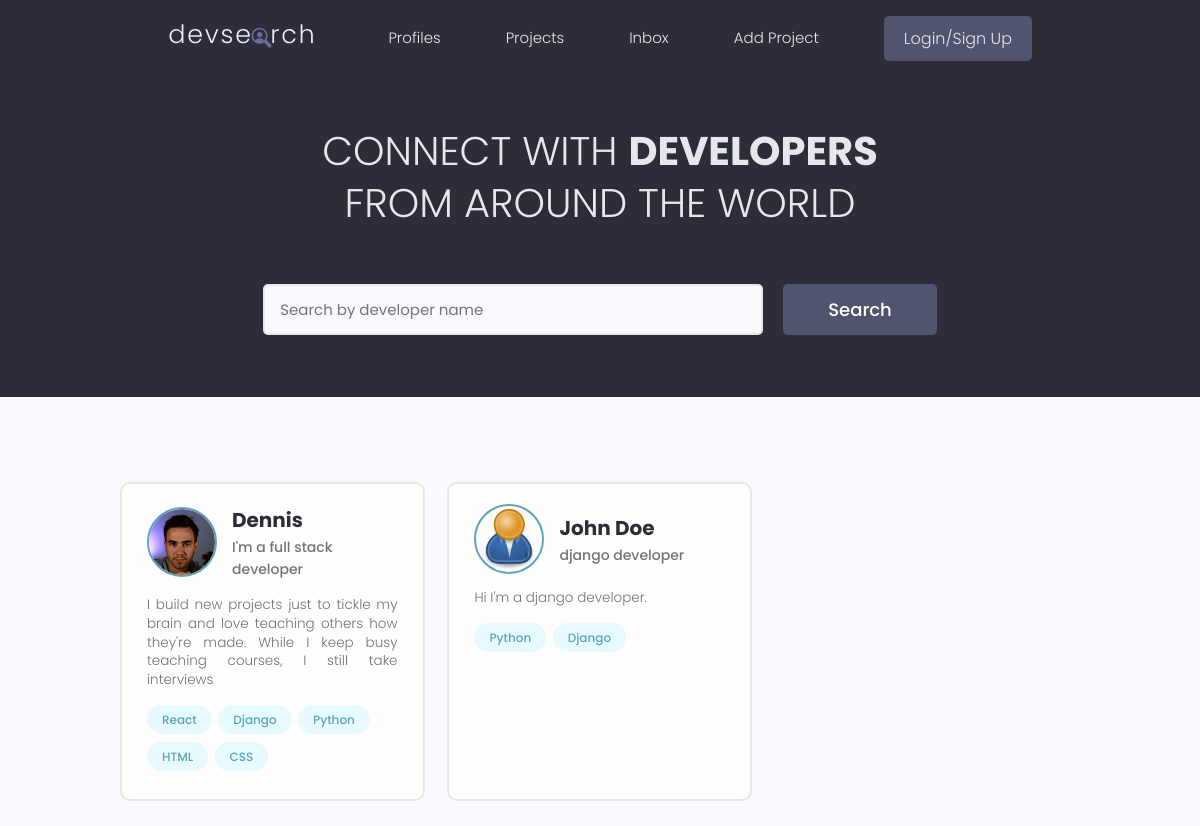
The page / on the database its author committed.
### users/models.py (models this page shows, shortened)
class Profile(models.Model):
    user = models.OneToOneField(User, on_delete=models.CASCADE, null=True, blank=True)
    name = models.CharField(max_length=200, blank=True, null=True)
    email = models.EmailField(max_length=500, blank=True, null=True)
    username = models.CharField(max_length=200, blank=True, null=True)
    location = models.CharField(max_length=200, blank=True, null=True)
    short_intro = models.CharField(max_length=200, blank=True, null=True)
    bio = models.TextField(blank=True, null=True)
    profile_image = models.ImageField(null=True, blank=True, upload_to='profiles/', default="profiles/user-default.png")
    social_github = models.CharField(max_length=200, blank=True, null=True)
    social_twitter = models.CharField(max_length=200, blank=True, null=True)
    social_linkedin = models.CharField(max_length=200, blank=True, null=True)
    social_youtube = models.CharField(max_length=200, blank=True, null=True)
    social_website = models.CharField(max_length=200, blank=True, null=True)
    created = models.DateTimeField(auto_now_add=True)
    id = models.UUIDField(default=uuid.uuid4, unique=True, primary_key=True, editable=False)

class Skill(models.Model):
    owner = models.ForeignKey(Profile, on_delete=models.CASCADE, null=True, blank=True)
    name = models.CharField(max_length=200, blank=True, null=True)
    description = models.TextField(null=True, blank=True)
    created = models.DateTimeField(auto_now_add=True)
    id = models.UUIDField(default=uuid.uuid4, unique=True, primary_key=True, editable=False)
    def __str__(self):
        return str(self.name)

### users/views.py (the view)
# urls.py: path('', views.profiles, name="profiles"),
def profiles(request):
    profiles = Profile.objects.all()
    context = {'profiles':profiles}
    return render(request, 'users/profiles.html', context)

### users/templates/users/profiles.html (shortened to what this page needs)
{% extends 'main.html' %}
{% block content %}
<main class="home">
    <section class="hero-section text-center">
      <div class="container container--narrow">
        <div class="hero-section__box">
          <h2>CONNECT WITH <span>DEVELOPERS</span></h2>
          <h2>FROM AROUND THE WORLD</h2>
        </div>
        <div class="hero-section__search">
          <form class="form" action="#" method="get">
            <div class="form__field">
              <input class="input input--text" id="formInput#search" type="text" name="text"
                placeholder="Search by developer name" />
            </div>
            <input class="btn btn--sub btn--lg" type="submit" value="Search" />
          </form>
        </div>
      </div>
    </section>
    <section class="devlist">
      <div class="container">
        <div class="grid grid--three">
            {% for profile in profiles %}
            <div class="column card">
            <div class="dev">
              <a href="{% url 'user-profile' profile.id %}" class="card__body">
                <div class="dev__profile">
                  <img class="avatar avatar--md" src="{{ profile.profile_image.url }}" alt="image" />
                  <div class="dev__meta">
                    <h3>{{profile.name}}</h3>
                    <h5>{{profile.short_intro|slice:"60"}}</h5>
                  </div>
                </div>
                <p class="dev__info">
                 {{profile.bio|slice:"150"}}
                </p>
                <div class="dev__skills">
                {% for skill in profile.skill_set.all %}
                  <span class="tag tag--pill tag--main">
                    <small>{{skill}}</small>
                  </span>
                {% endfor %}
                </div>
              </a>
            </div>
          </div>
          {% endfor %}
        </div>
      </div>
    </section>
  </main>
{% endblock content %}

### static/styles/app.css (style rules this page uses)
:root { --color-sub: #2d2d39; }
.btn--sub { background-color: var(--color-sub-light); }
.card { border: 2px solid var(--color-light); }
img { width: 100%; }
.hero-section { height: 40vh; display: flex; align-items: center; background-color: var(--color-sub); }
.hero-section__box { margin-bottom: 4rem; }
.hero-section__box > h2, .hero-section__box > h2 > span { font-size: 4rem; color: var(--color-light); line-height: 1.3; text-transform: uppercase; }
.hero-section__box > h2 { font-weight: 300; }
.hero-section__box > h2 > span { font-weight: 700; }
.hero-section__search > .form { display: flex; align-items: center; justify-content: center; gap: 2rem; }
.hero-section__search > .form input.input--text { width: 50rem; }
.devlist { margin-top: 8rem; }
.devlist .grid { align-items: stretch; }
.devlist .dev .dev__profile { display: flex; align-items: center; gap: 1.5rem; }
.devlist .dev .dev__meta h3 { color: var(--color-sub); font-size: 2rem; font-weight: 700; }
.devlist .dev .dev__meta h5 { color: var(--color-text); font-size: 1.4rem; font-weight: 500; }
.devlist .dev .dev__info { margin: 1.5rem 0; font-size: 1.35rem; line-height: 1.4; text-align: justify; }

### static/uikit/styles/modules/_variables.css (style rules this page uses)
:root { --color-main: #5aa5b9; --color-main-light: #e6faff; --color-sub: #3f4156; --color-sub-light: #51546e; --color-sub-lighter: #ededfd; --color-text: #737373; --color-gray: #8b8b8b; --color-light: #e5e7eb; --color-light-gray: #767676; --color-bg: #f8fafd; --color-white: #fffefd; --color-white-light: #f3f3f3; --color-success: #359e64; --color-success-bg: #def8e8; --color-error: #fc4b0b; --color-error-bg: #fff2ee; --font-base: 'Poppins', arial, helvetica, 'Segoe UI', roboto, ubuntu, sans-serif; --font-monospace: 'Fira Code', 'Courier New', courier, monospace; --font-regular: 300; --font-medium: 500; --font-bold: 700; --generic-shadow: 1px 1px 5px #00000010; --generic-transition: all 0.3s ease-in-out; }

### static/uikit/styles/modules/_base.css (style rules this page uses)
* { margin: 0; padding: 0; box-sizing: border-box; text-rendering: optimizeLegibility; color: inherit; font-size: inherit; }
html { font-size: 50%; }
@media only screen and (min-width: 480px) { html { font-size: 56.25%; } }
@media only screen and (min-width: 1200px) { html { font-size: 62.5%; } }
body { line-height: 1.6; font-weight: 400; font-size: 1.5rem; color: var(--color-text); background-color: var(--color-bg); min-height: 100vh; }

### static/uikit/styles/modules/_typography.css (style rules this page uses)
* { font-family: var(--font-base); }
h2 { font-size: 3.6rem; font-weight: var(--font-bold); }
h3 { font-size: 3.2rem; font-weight: var(--font-medium); }
h5 { font-size: 2.4rem; font-weight: var(--font-medium); }
h5, h6 { font-weight: var(--font-regular); }
p, span, strong { font-size: 1.6rem; color: var(--color-text); font-weight: var(--font-regular); }
a { padding-bottom: 2px; text-decoration: none; display: inline-block; color: var(--color-main); font-weight: var(--font-medium); }

### static/uikit/styles/modules/_utilities.css (style rules this page uses)
.container { width: 92%; max-width: 165rem; margin: 0 auto; box-sizing: border-box; }
.container--narrow { width: 92%; max-width: 120rem; }
@media screen and (min-width: 1000px) { .container { width: 90%; } }
@media screen and (min-width: 1000px) { .container--narrow { width: 85%; } }
@media screen and (min-width: 1200px) { .container { width: 80%; } }
@media screen and (min-width: 1200px) { .container--narrow { width: 72%; } }
.text-center { text-align: center; }

### static/uikit/styles/modules/_avatar.css (style rules this page uses)
.avatar { border-radius: 50%; border: 2px solid var(--color-main); object-fit: cover; }
.avatar--md { height: 7rem; width: 7rem; }

### static/uikit/styles/modules/_button.css (style rules this page uses)
.btn { display: inline-block; position: relative; cursor: pointer; background-color: var(--color-light); font-weight: var(--font-medium); color: var(--color-sub); text-decoration: none; padding: 1rem 2rem; border-radius: 0.5rem; border: none; width: -webkit-fit-content; width: -moz-fit-content; width: fit-content; height: -webkit-fit-content; height: -moz-fit-content; height: fit-content; font-size: 1.6rem; outline-width: 0; outline-color: transparent; -webkit-backface-visibility: hidden; backface-visibility: hidden; transition: all 0.3s ease-in-out; }
.btn--sub { background-color: var(--color-sub); color: var(--color-white); }
.btn--lg { font-size: 1.8rem; padding: 1.2rem 4.5rem; }

### static/uikit/styles/modules/_card.css (style rules this page uses)
.card { border-radius: 1rem; background-color: var(--color-white); border: 1.5px solid var(--color-light); width: auto; height: auto; margin-top: 0.5rem; margin-bottom: 0.5rem; overflow: hidden; }
.card__body, .card__header { padding: 2rem 2.5rem; }

### rows shown on the page
Profile: profile_image (picture), name "Dennis", short_intro "I'm a full stack developer", bio "I build new projects just to tickle my brain and love teaching others how they're made. While I keep busy teaching courses, I still take interviews"
Skill: name "React"
Skill: name "Django"
Skill: name "Python"
Skill: name "HTML"
Skill: name "CSS"
Profile: profile_image (placeholder picture), name "John Doe", short_intro "django developer", bio "Hi I'm a django developer."
Skill: name "Python"
Skill: name "Django"
